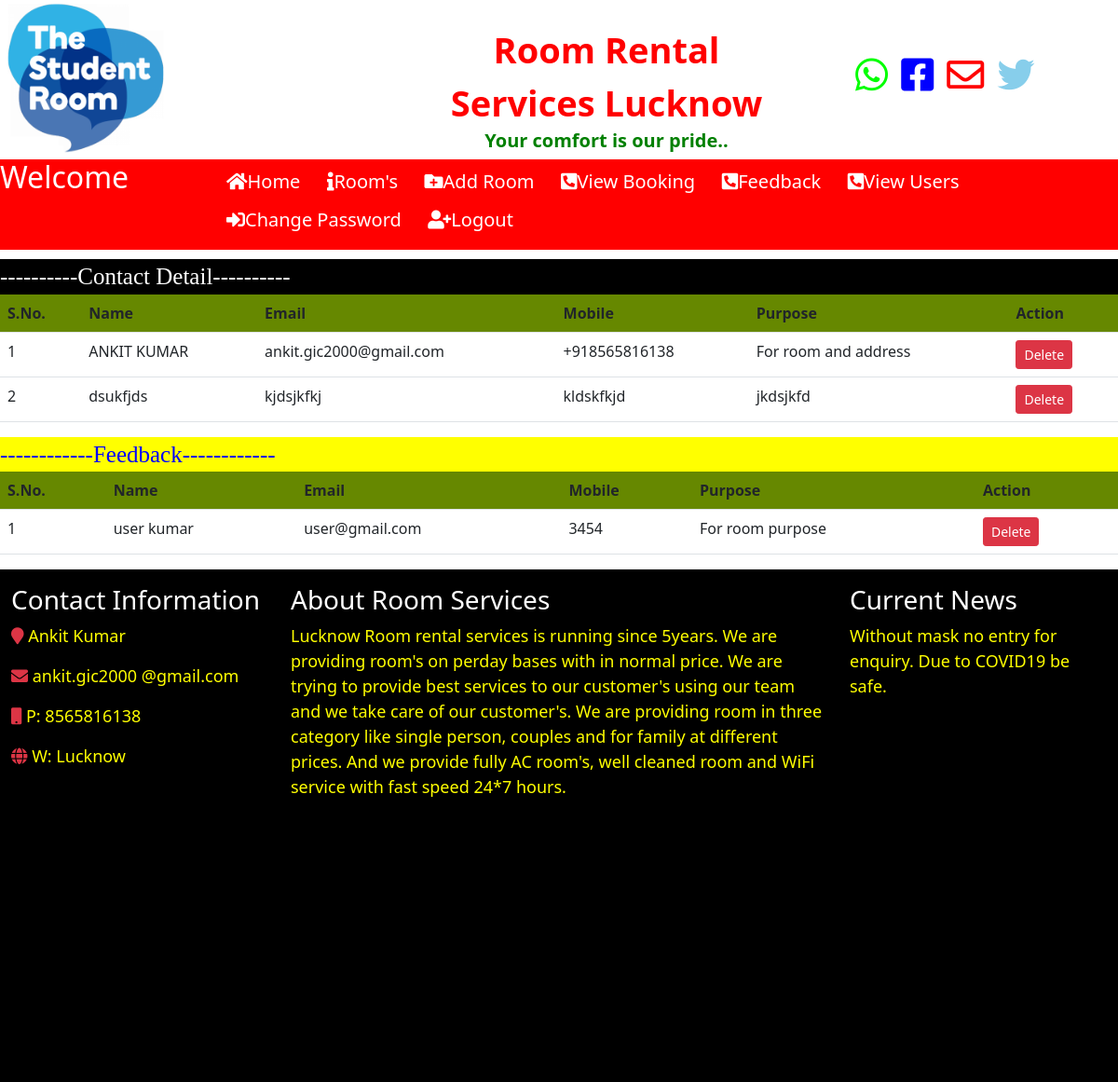
The app's page /view_contact (signed in) with its own data.
### room/models.py (models this page shows)
class Contact_Us(models.Model):
    full_name=models.CharField(max_length=30,null=True)
    email = models.CharField(max_length=40, null=True)
    contact = models.CharField(max_length=40, null=True)
    comment = models.CharField(max_length=40, null=True)

class Feedback(models.Model):
    full_name=models.CharField(max_length=30,null=True)
    contact_no = models.CharField(max_length=40, null=True)
    email = models.CharField(max_length=40, null=True)
    feedback = models.CharField(max_length=40, null=True)

### room/views.py (the view)
# urls.py: path('view_contact',view_contact,name='view_contact'),
def view_contact(request):
    if not request.user.is_staff:
        return redirect('login')
    data = Contact_Us.objects.all()
    data2 = Feedback.objects.all()
    d = {'data':data,'data2':data2}
    return render(request,'view_contact.html',d)

### room/templates/view_contact.html (shortened to what this page needs)
{% include 'admin_navigation.html' %}
<marquee behavior="alternate" style="margin-top:10px;background:black;color:white;font-family:mv boli; font-size:25px;">
    ----------Contact Detail----------
</marquee>
<table class="table">
    <tr bgcolor="#668800">
         <th>S.No.</th>
         <th>Name</th>
         <th>Email</th>
         <th>Mobile</th>
         <th>Purpose</th>
         <th>Action</th>
    </tr>
    <tr>
    {% for i in data %}
    <td>{{forloop.counter}}</td>
    <td>{{i.full_name}}</td>
    <td>{{i.email}}</td>
    <td>{{i.contact}}</td>
    <td>{{i.comment}}</td>
    <td><a href="{% url 'delete_contact_us' i.id %}" onclick="return confirm('Are your sure?')" class="btn btn-danger btn-sm">Delete</a></td>
    </tr>
    {% endfor %}
</table>
<marquee behavior="alternate" style="margin-top:10px;background:yellow;color:blue;font-family:mv boli; font-size:25px;">
    ------------Feedback------------
</marquee>
<table class="table">
    <tr bgcolor="#668800">
         <th>S.No.</th>
         <th>Name</th>
         <th>Email</th>
         <th>Mobile</th>
         <th>Purpose</th>
         <th>Action</th>
    </tr>
    <tr>
    {% for i in data2 %}
    <td>{{forloop.counter}}</td>
    <td>{{i.full_name}}</td>
    <td>{{i.email}}</td>
    <td>{{i.contact_no}}</td>
    <td>{{i.feedback}}</td>
    <td><a href="{% url 'delete_feedback' i.id %}" onclick="return confirm('Are your sure?')" class="btn btn-danger btn-sm">Delete</a></td>
    </tr>
    {% endfor %}
</table>
{% include 'footer.html' %}

### records on screen
Contact_Us: full_name "ANKIT KUMAR", email "ankit.gic2000@gmail.com", contact "+918565816138", comment "For room and address"
Contact_Us: full_name "dsukfjds", email "kjdsjkfkj", contact "kldskfkjd", comment "jkdsjkfd"
Feedback: full_name "user kumar", email "user@gmail.com", contact_no "3454", feedback "For room purpose"
